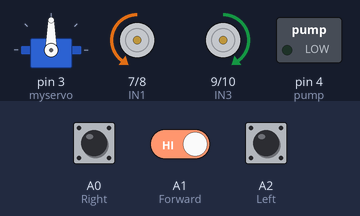
Bench run of a sketch on a simulated Arduino Uno, built with avr-gcc and run on an emulated ATmega328P. On the bench: servo, motor-driver pin pairs drawn as motors (green arrow = first pin HIGH = forward, orange = second pin HIGH = backward, longer = more drive, scaled by the enable pin), switched loads named in the sketch (green lamp = pin HIGH). The inputs (shaded band) are chosen by the test bench; at power-on: A1 (Forward) HIGH, A2 (Left) LOW, A0 (Right) LOW.

Above: at 2.2 s.
2.3 s: A1 (Forward) driven LOW
At 2.67 s:
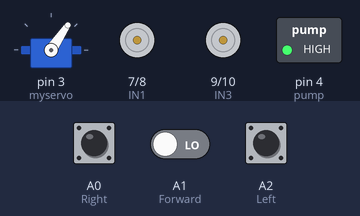
5.3 s: A1 (Forward) driven HIGH
At 6.7 s:
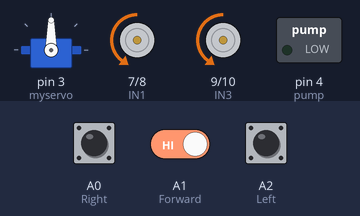
8.3 s: A2 (Left) pulled HIGH for 0.35 s
At 8.61 s:
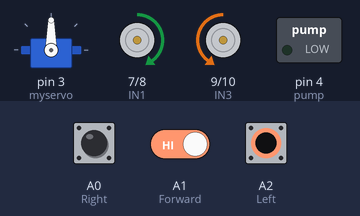
11.3 s: A1 (Forward) driven LOW
At 11.96 s:
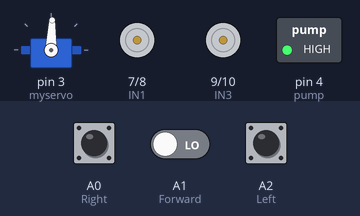
Timing chart, 0 to 18.3 s (numbered marks = the images above; inputs shaded):
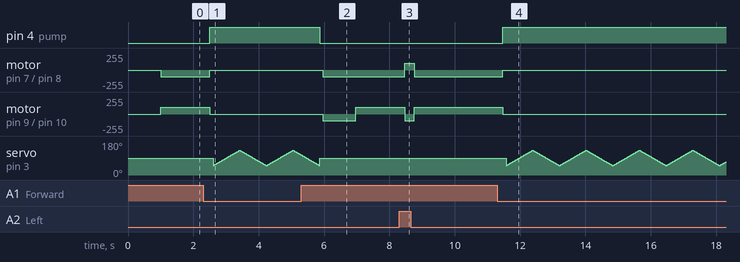

Measured:
- after the input at 5.3 s, pin 4 (pump): HIGH → LOW after 0.57 s; motor on pin 7 (IN1) / pin 8 (IN2): stopped → backward 100/255 after 0.67 s; motor on pin 9 (IN3) / pin 10 (IN4): stopped → backward 100/255 after 0.67 s, → forward 100/255 1.0 s later
- after the input at 8.3 s, motor on pin 7 (IN1) / pin 8 (IN2): backward 100/255 → forward 100/255 after 0.17 s, → backward 100/255 0.30 s later; motor on pin 9 (IN3) / pin 10 (IN4): forward 100/255 → backward 100/255 after 0.17 s, → forward 100/255 0.30 s later

The sketch:

Fire_Fighting_Robot.ino
```cpp
#include <Servo.h>  //include servo.h library
Servo myservo;

int pos = 0;
boolean fire = false;

#define Left A2      // left sensor
#define Right A0    // right sensor
#define Forward A1   //front sensor

#define ENA 6
#define IN1 7
#define IN2 8
#define IN3 9
#define IN4 10
#define ENB 11

#define pump 4

void setup()
{
  pinMode(Left, INPUT);
  pinMode(Right, INPUT);
  pinMode(Forward, INPUT);

 pinMode(ENA, OUTPUT);
  pinMode(IN1, OUTPUT);
  pinMode(IN2, OUTPUT);
  pinMode(IN3, OUTPUT);
  pinMode(IN4, OUTPUT);
  pinMode(ENB, OUTPUT);

  pinMode(pump, OUTPUT);
  digitalWrite(pump,LOW);
  myservo.attach(3);
  myservo.write(90);
  delay(1000);
  carforward();

}
void carforward()
{
      analogWrite(ENA, 100);
      analogWrite(ENB, 100);

     digitalWrite(IN1, HIGH);
     digitalWrite(IN2, LOW);
     digitalWrite(IN3, HIGH);
     digitalWrite(IN4, LOW);
      }

void carbackward()
{
  analogWrite(ENA, 100);
  analogWrite(ENB, 100);
  digitalWrite(IN1, LOW);
  digitalWrite(IN2, HIGH);
  digitalWrite(IN3, LOW);
  digitalWrite(IN4, HIGH);
}
void carturnleft()
{

  analogWrite(ENA, 100);
  analogWrite(ENB, 100);
  digitalWrite(IN1, LOW);
  digitalWrite(IN2, HIGH);
  digitalWrite(IN3, HIGH);
  digitalWrite(IN4, LOW);
}
void carturnright()
{

  analogWrite(ENA, 100);
  analogWrite(ENB, 100);
  digitalWrite(IN1, HIGH);
  digitalWrite(IN2, LOW);
  digitalWrite(IN3, LOW);
  digitalWrite(IN4, HIGH);
 }
void carStop()
{
  analogWrite(ENA, 0);
  analogWrite(ENB, 0);
  digitalWrite(IN1, LOW);
  digitalWrite(IN2, LOW);
  digitalWrite(IN3, LOW);
  digitalWrite(IN4, LOW);

}
void put_off_fire()
{
    carStop();
    digitalWrite(pump, HIGH);
    delay(100);

    while(1)
    {
    if (digitalRead(Forward) ==LOW)
  {
  for (pos = 50; pos <= 130; pos += 1)
    {
    myservo.write(pos);
    delay(10);
  }
  for (pos = 130; pos >= 50; pos -= 1)
  {
    myservo.write(pos);
    delay(10);
  }

    }
    else
    {
      break;
    }
    }
  digitalWrite(pump,LOW);
  myservo.write(90);
  delay(100);
  carbackward();
  delay(1000);
  carStop();
}

void loop()
{
    myservo.write(90);
  if (digitalRead(Forward) ==LOW)
    {
    carStop();
   put_off_fire();
    }

    else if (digitalRead(Left) ==LOW)
    {
   carturnleft();
   delay(300);
   carStop();

    }

    else if (digitalRead(Right) ==LOW)
    {
       carturnright() ;
       delay(300);
       carStop();

    }


//
//     while (fire == true)
//     {
//      put_off_fire();
//     }
}
```
